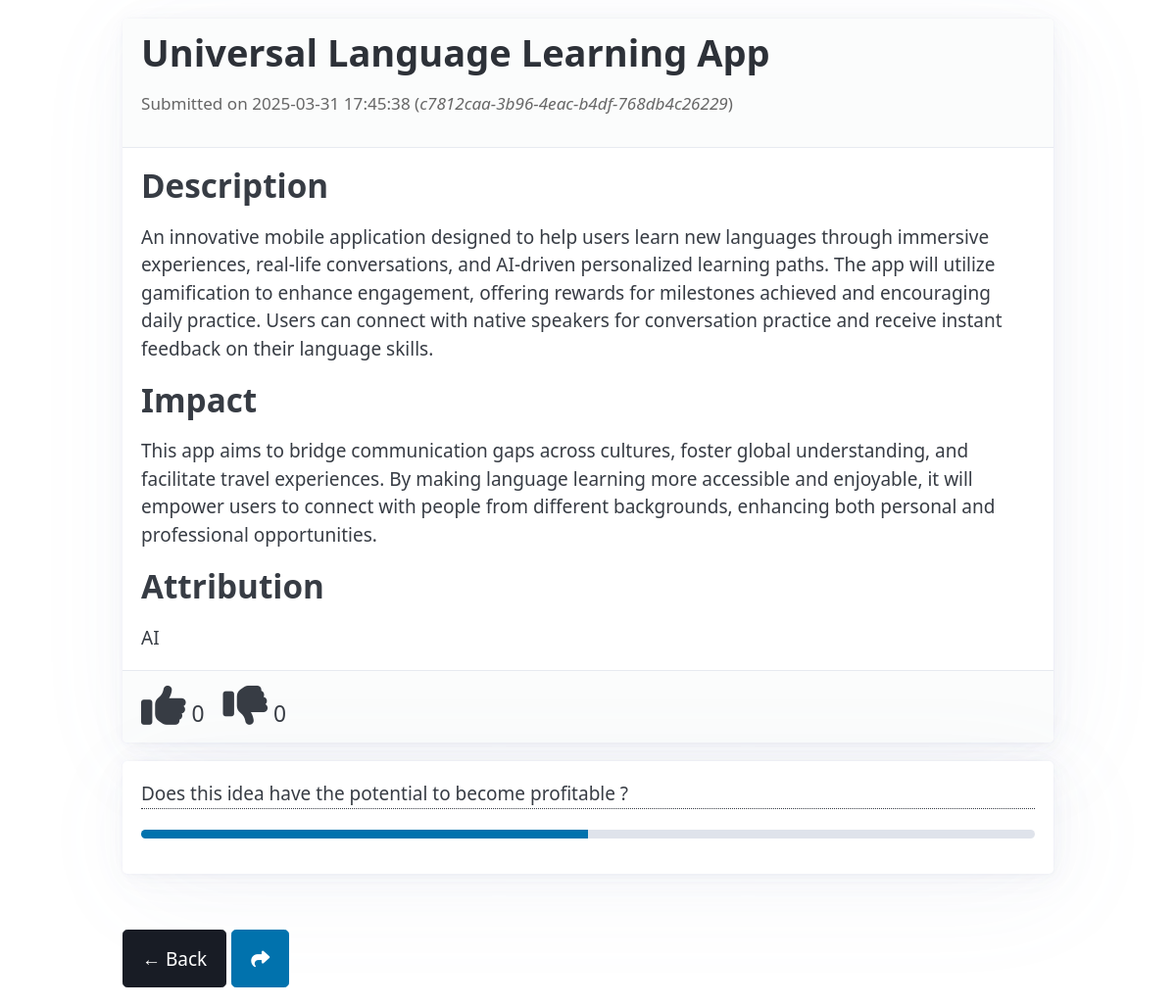
The page /idea/c7812caa-3b96-4eac-b4df-768db4c26229 on the database its author committed.
### model.py (models this page shows, shortened)
class Idea(db.Model):
    id = db.Column(db.Integer, primary_key=True)
    title = db.Column(db.String(200), nullable=False)
    description = db.Column(db.Text, nullable=False)
    impact = db.Column(db.Text, nullable=False)
    attribution = db.Column(db.String(200), nullable=False)
    timestamp = db.Column(db.DateTime, default=lambda: datetime.now(timezone.utc))
    unique_hash = db.Column(db.String(36), unique=True, nullable=False, default=lambda: str(uuid.uuid4()))
    up_votes = db.Column(db.Integer, default=0)
    down_votes = db.Column(db.Integer, default=0)

### app.py (the view)
@app.route('/idea/<unique_hash>')
def idea_detail(unique_hash):
    idea = Idea.query.filter_by(unique_hash=unique_hash).first()
    if idea is None:
        return render_template('404_custom.html'), 404
    return render_template('idea_detail.html', idea=idea)

### app.py (called while the page is built, shortened)
def calculate_progress(up_votes, down_votes):
    n = up_votes + down_votes
    if n == 0:
        return 50  # Neutral score if no votes

### templates/idea_detail.html (shortened to what this page needs)
<!doctype html>
<html lang="en">
<head>
    <link href="https://cdn.jsdelivr.net/npm/@picocss/pico@2/css/pico.min.css" rel="stylesheet">
    <link href="https://cdnjs.cloudflare.com/ajax/libs/font-awesome/6.4.2/css/all.min.css" rel="stylesheet">
</head>
<body>
<main class="container">
    <article class="card">
        <header class="idea-header">
            <h1>{{ idea.title }}</h1>
            <p class="idea-meta">
                Submitted on {{ idea.timestamp.strftime('%Y-%m-%d %H:%M:%S') }}
                (<em>{{ idea.unique_hash }}</em>)
            </p>
        </header>
        <section>
            <h2>Description</h2>
            <p>{{ idea.description }}</p>
        </section>
        <section>
            <h2>Impact</h2>
            <p>{{ idea.impact }}</p>
        </section>
        <section>
            <h2>Attribution</h2>
            <p>{{ idea.attribution }}</p>
        </section>
        {% if idea.up_votes is not none and idea.down_votes is not none %}
        <footer class="idea-votes">
            <a data-tooltip="{{ idea.up_votes }} votes" href="#"
               onclick="voteIdea({{ idea.id }}, 'up', this); return false;">
                <i class="fas fa-thumbs-up fa-2x"></i>
                <span class="upvotes">{{ idea.up_votes }}</span>
            </a>
            <a data-tooltip="{{ idea.down_votes }} votes" href="#"
               onclick="voteIdea({{ idea.id }}, 'down', this); return false;">
                <i class="fas fa-thumbs-down fa-2x"></i>
                <span class="downvotes">{{ idea.down_votes }}</span>
            </a>
        </footer>
        {% endif %}
    </article>
    <article>
        <p data-tooltip="Based on user feedback and Wilson Score Lower Bound">Does this idea have the potential to
            become profitable ?</p>
        <progress max="100" value="{{ calculate_progress(idea.up_votes, idea.down_votes) }}"></progress>
    </article>
    <footer class="back-button">
        <button class="contrast" onclick="history.back()">← Back</button>
        <a class="share-button" data-tooltip="Share this idea" href="#"
           onclick="shareIdea('{{ url_for('idea_detail', unique_hash=idea.unique_hash, _external=True) }}', '{{ idea.title }}'); return false;"
           role="button">
            <i class="fa-solid fa-share"></i>
        </a>
    </footer>
</main>
</body>
</html>

### templates/idea_detail.html (style rules this page uses)
.idea-header { margin-bottom: 1rem; }
.idea-meta { font-size: 0.9rem; color: #666; }
.idea-votes { display: flex; gap: 1rem; margin-top: 1rem; font-size: 1.2rem; }
.idea-votes a { text-decoration: none; color: var(--color-primary); }
.back-button { margin-top: 2rem; display: inline-block; }

### rows shown on the page
Idea: title "Universal Language Learning App", timestamp "2025-03-31 17:45:38", unique_hash "c7812caa-3b96-4eac-b4df-768db4c26229", description "An innovative mobile application designed to help users learn new languages through immersive experiences, real-life conversations, and AI-driven personalized learning paths. The app will utilize gamification to enhance engagement, offering rewards for milestones achieved and encouraging daily practice. Users can connect with native speakers for conversation practice and receive instant feedback on their language skills.", impact "This app aims to bridge communication gaps across cultures, foster global understanding, and facilitate travel experiences. By making language learning more accessible and enjoyable, it will empower users to connect with people from different backgrounds, enhancing both personal and professional opportunities.", attribution "AI", up_votes "0", down_votes "0"
